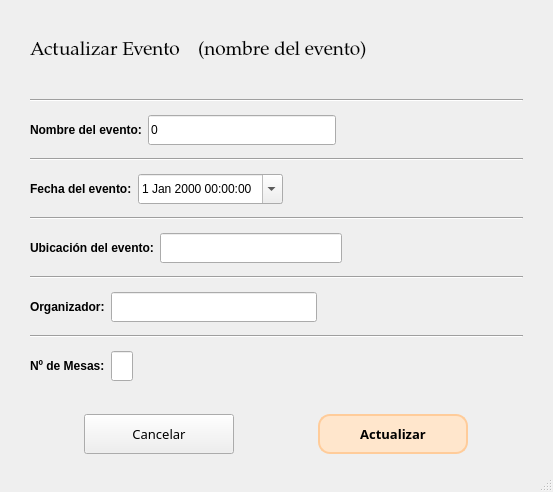
<?xml version="1.0" encoding="UTF-8"?>
<ui version="4.0">
 <class>MainWindow</class>
 <widget class="QMainWindow" name="MainWindow">
  <property name="geometry">
   <rect>
    <x>0</x>
    <y>0</y>
    <width>553</width>
    <height>492</height>
   </rect>
  </property>
  <property name="windowTitle">
   <string>MainWindow</string>
  </property>
  <widget class="QWidget" name="centralwidget">
   <layout class="QVBoxLayout" name="verticalLayout" stretch="1,0,1,0,1,0,1,0,1,0,1,1">
    <property name="leftMargin">
     <number>30</number>
    </property>
    <property name="rightMargin">
     <number>30</number>
    </property>
    <item>
     <layout class="QHBoxLayout" name="horizontalLayout" stretch="1,2">
      <item>
       <widget class="QLabel" name="ActualizarEvento">
        <property name="maximumSize">
         <size>
          <width>16777215</width>
          <height>70</height>
         </size>
        </property>
        <property name="font">
         <font>
          <family>Palatino Linotype</family>
          <pointsize>14</pointsize>
         </font>
        </property>
        <property name="text">
         <string>Actualizar Evento</string>
        </property>
       </widget>
      </item>
      <item>
       <widget class="QLabel" name="lblNombreEvento">
        <property name="maximumSize">
         <size>
          <width>16777215</width>
          <height>70</height>
         </size>
        </property>
        <property name="font">
         <font>
          <family>Palatino Linotype</family>
          <pointsize>14</pointsize>
         </font>
        </property>
        <property name="text">
         <string>(nombre del evento)</string>
        </property>
       </widget>
      </item>
     </layout>
    </item>
    <item>
     <widget class="Line" name="line">
      <property name="orientation">
       <enum>Qt::Horizontal</enum>
      </property>
     </widget>
    </item>
    <item>
     <layout class="QHBoxLayout" name="horizontalLayout_2">
      <item>
       <widget class="QLabel" name="Nombre">
        <property name="maximumSize">
         <size>
          <width>16777215</width>
          <height>30</height>
         </size>
        </property>
        <property name="font">
         <font>
          <weight>75</weight>
          <bold>true</bold>
         </font>
        </property>
        <property name="text">
         <string>Nombre del evento:</string>
        </property>
       </widget>
      </item>
      <item>
       <widget class="QLineEdit" name="lneNuevoNombreEvento">
        <property name="maximumSize">
         <size>
          <width>300</width>
          <height>30</height>
         </size>
        </property>
        <property name="text">
         <string>0</string>
        </property>
       </widget>
      </item>
      <item>
       <spacer name="horizontalSpacer_5">
        <property name="orientation">
         <enum>Qt::Horizontal</enum>
        </property>
        <property name="sizeHint" stdset="0">
         <size>
          <width>40</width>
          <height>20</height>
         </size>
        </property>
       </spacer>
      </item>
     </layout>
    </item>
    <item>
     <widget class="Line" name="line_2">
      <property name="orientation">
       <enum>Qt::Horizontal</enum>
      </property>
     </widget>
    </item>
    <item>
     <layout class="QHBoxLayout" name="horizontalLayout_3">
      <item>
       <widget class="QLabel" name="Fecha">
        <property name="maximumSize">
         <size>
          <width>16777215</width>
          <height>30</height>
         </size>
        </property>
        <property name="font">
         <font>
          <weight>75</weight>
          <bold>true</bold>
         </font>
        </property>
        <property name="text">
         <string>Fecha del evento:</string>
        </property>
       </widget>
      </item>
      <item>
       <widget class="QDateTimeEdit" name="dateTimeEventoActualizar">
        <property name="maximumSize">
         <size>
          <width>16777215</width>
          <height>30</height>
         </size>
        </property>
        <property name="calendarPopup">
         <bool>true</bool>
        </property>
       </widget>
      </item>
      <item>
       <spacer name="horizontalSpacer_4">
        <property name="orientation">
         <enum>Qt::Horizontal</enum>
        </property>
        <property name="sizeHint" stdset="0">
         <size>
          <width>40</width>
          <height>20</height>
         </size>
        </property>
       </spacer>
      </item>
     </layout>
    </item>
    <item>
     <widget class="Line" name="line_3">
      <property name="orientation">
       <enum>Qt::Horizontal</enum>
      </property>
     </widget>
    </item>
    <item>
     <layout class="QHBoxLayout" name="horizontalLayout_4">
      <item>
       <widget class="QLabel" name="Ubicacion">
        <property name="maximumSize">
         <size>
          <width>16777215</width>
          <height>30</height>
         </size>
        </property>
        <property name="font">
         <font>
          <weight>75</weight>
          <bold>true</bold>
         </font>
        </property>
        <property name="text">
         <string>Ubicación del evento:</string>
        </property>
       </widget>
      </item>
      <item>
       <widget class="QLineEdit" name="lneActualizarUbicacionEvento">
        <property name="minimumSize">
         <size>
          <width>0</width>
          <height>30</height>
         </size>
        </property>
       </widget>
      </item>
      <item>
       <spacer name="horizontalSpacer_3">
        <property name="orientation">
         <enum>Qt::Horizontal</enum>
        </property>
        <property name="sizeHint" stdset="0">
         <size>
          <width>40</width>
          <height>20</height>
         </size>
        </property>
       </spacer>
      </item>
     </layout>
    </item>
    <item>
     <widget class="Line" name="line_4">
      <property name="orientation">
       <enum>Qt::Horizontal</enum>
      </property>
     </widget>
    </item>
    <item>
     <layout class="QHBoxLayout" name="horizontalLayout_5">
      <item>
       <widget class="QLabel" name="Organizador">
        <property name="maximumSize">
         <size>
          <width>16777215</width>
          <height>30</height>
         </size>
        </property>
        <property name="font">
         <font>
          <weight>75</weight>
          <bold>true</bold>
         </font>
        </property>
        <property name="text">
         <string>Organizador:</string>
        </property>
       </widget>
      </item>
      <item>
       <widget class="QLineEdit" name="lneActualizarOrganizador">
        <property name="minimumSize">
         <size>
          <width>0</width>
          <height>30</height>
         </size>
        </property>
       </widget>
      </item>
      <item>
       <spacer name="horizontalSpacer_2">
        <property name="orientation">
         <enum>Qt::Horizontal</enum>
        </property>
        <property name="sizeHint" stdset="0">
         <size>
          <width>40</width>
          <height>20</height>
         </size>
        </property>
       </spacer>
      </item>
     </layout>
    </item>
    <item>
     <widget class="Line" name="line_5">
      <property name="orientation">
       <enum>Qt::Horizontal</enum>
      </property>
     </widget>
    </item>
    <item>
     <layout class="QHBoxLayout" name="horizontalLayout_6" stretch="1,0,0">
      <property name="spacing">
       <number>6</number>
      </property>
      <item>
       <widget class="QLabel" name="NumeroDeMesas">
        <property name="maximumSize">
         <size>
          <width>16777215</width>
          <height>30</height>
         </size>
        </property>
        <property name="font">
         <font>
          <weight>75</weight>
          <bold>true</bold>
         </font>
        </property>
        <property name="text">
         <string>Nº de Mesas:</string>
        </property>
       </widget>
      </item>
      <item>
       <widget class="QLineEdit" name="lneActualizarMesas">
        <property name="minimumSize">
         <size>
          <width>0</width>
          <height>30</height>
         </size>
        </property>
       </widget>
      </item>
      <item>
       <spacer name="horizontalSpacer">
        <property name="orientation">
         <enum>Qt::Horizontal</enum>
        </property>
        <property name="sizeType">
         <enum>QSizePolicy::Maximum</enum>
        </property>
        <property name="sizeHint" stdset="0">
         <size>
          <width>10000</width>
          <height>20</height>
         </size>
        </property>
       </spacer>
      </item>
     </layout>
    </item>
    <item>
     <layout class="QHBoxLayout" name="horizontalLayout_7">
      <property name="spacing">
       <number>60</number>
      </property>
      <property name="leftMargin">
       <number>30</number>
      </property>
      <property name="topMargin">
       <number>20</number>
      </property>
      <property name="rightMargin">
       <number>30</number>
      </property>
      <property name="bottomMargin">
       <number>0</number>
      </property>
      <item>
       <widget class="QPushButton" name="btnPopupCancelarActualizacionEvento">
        <property name="minimumSize">
         <size>
          <width>75</width>
          <height>40</height>
         </size>
        </property>
        <property name="maximumSize">
         <size>
          <width>150</width>
          <height>16777215</height>
         </size>
        </property>
        <property name="font">
         <font>
          <family>Alef</family>
          <pointsize>10</pointsize>
         </font>
        </property>
        <property name="cursor">
         <cursorShape>PointingHandCursor</cursorShape>
        </property>
        <property name="styleSheet">
         <string notr="true"/>
        </property>
        <property name="text">
         <string>Cancelar</string>
        </property>
       </widget>
      </item>
      <item>
       <widget class="QPushButton" name="btnPopupActualizarEvento">
        <property name="minimumSize">
         <size>
          <width>75</width>
          <height>40</height>
         </size>
        </property>
        <property name="maximumSize">
         <size>
          <width>150</width>
          <height>16777215</height>
         </size>
        </property>
        <property name="font">
         <font>
          <family>Alef</family>
          <pointsize>10</pointsize>
          <weight>75</weight>
          <bold>true</bold>
         </font>
        </property>
        <property name="cursor">
         <cursorShape>PointingHandCursor</cursorShape>
        </property>
        <property name="styleSheet">
         <string notr="true">QWidget {
    background-color: rgb(255, 230, 204); /* Un naranja muy pálido o melocotón claro */
border-radius: 12px; /* Bordes Redondeados para todos los botones */
	border: 2px solid #FFCC9A; /* Borde sutil */
font-weight: bold;
}
QPushButton#btnPopupActualizarEvento:hover {
    background-color: #FFCC9A; 
}</string>
        </property>
        <property name="text">
         <string>Actualizar</string>
        </property>
       </widget>
      </item>
     </layout>
    </item>
   </layout>
  </widget>
  <widget class="QMenuBar" name="menubar">
   <property name="geometry">
    <rect>
     <x>0</x>
     <y>0</y>
     <width>553</width>
     <height>21</height>
    </rect>
   </property>
  </widget>
  <widget class="QStatusBar" name="statusbar"/>
 </widget>
 <resources/>
 <connections/>
</ui>
